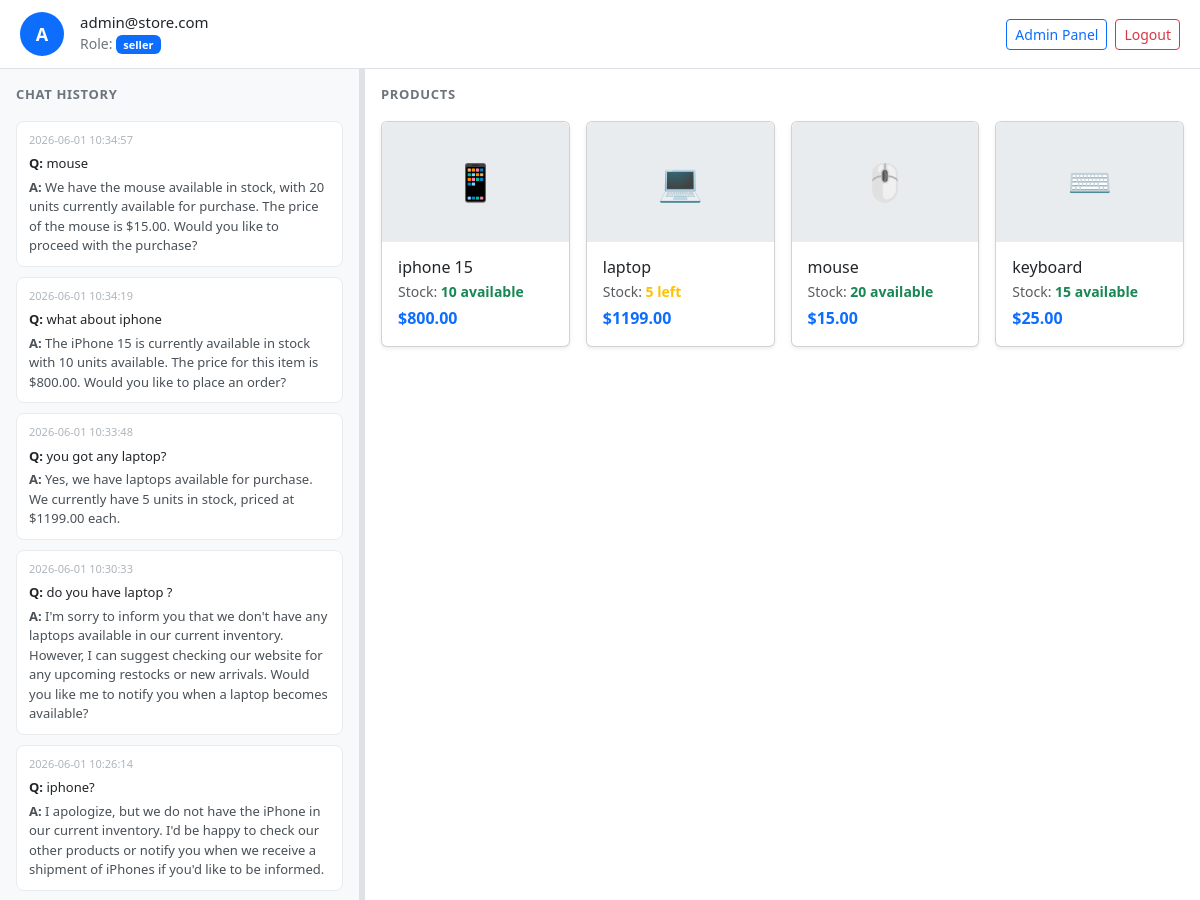
The page /dashboard (signed in, upper part) on the database as committed earlier.
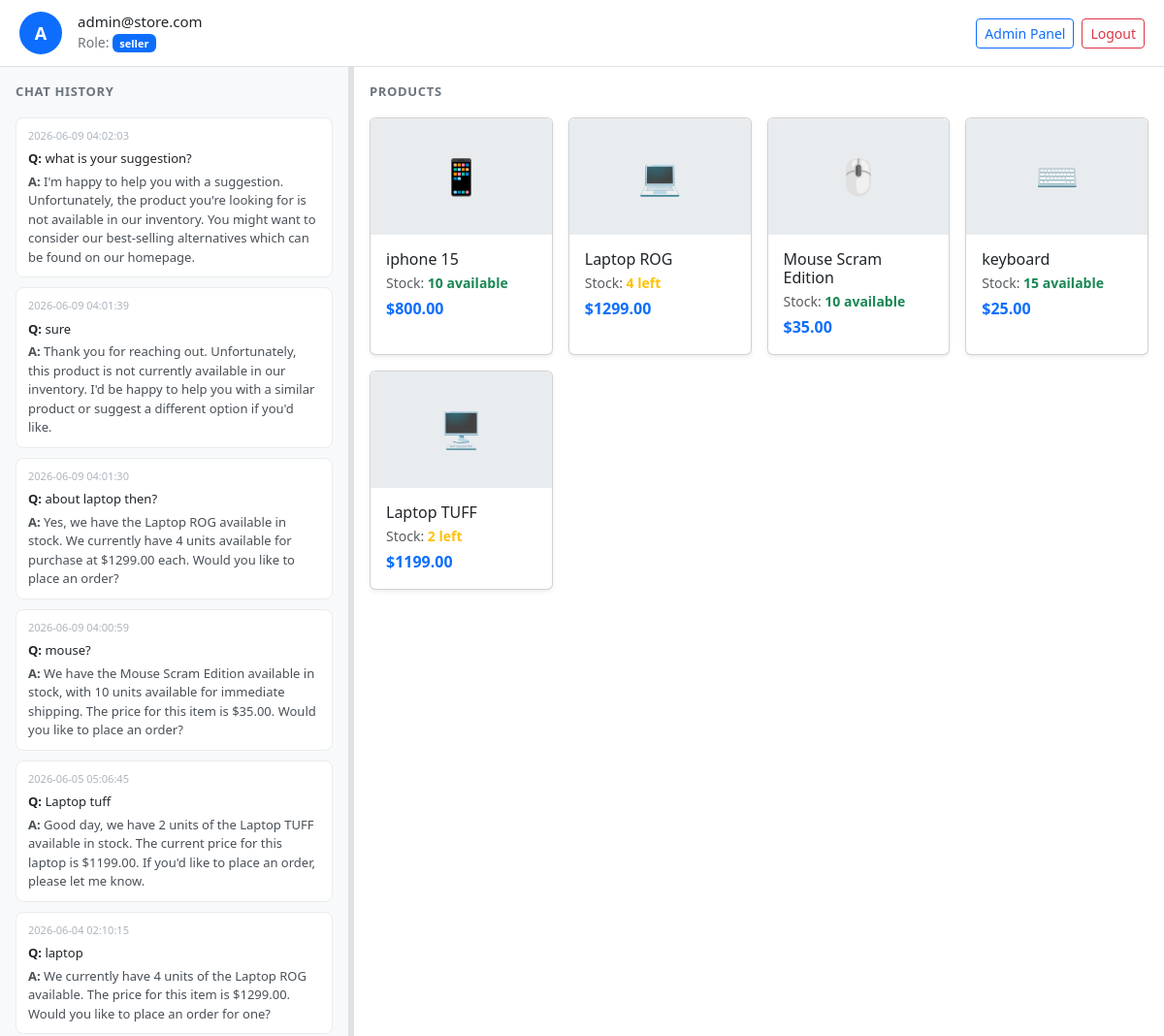
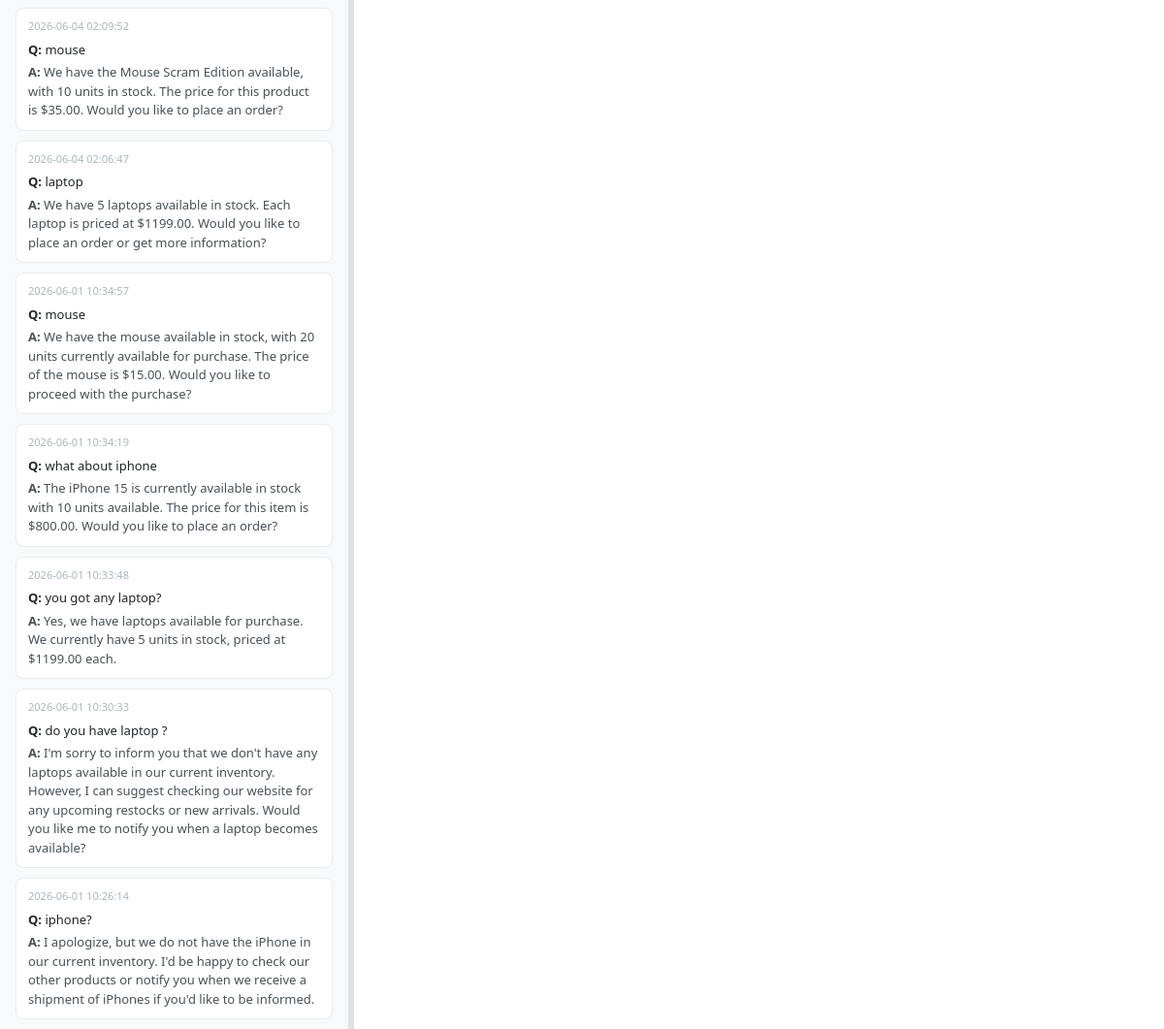
The same page on the database as committed later (2 pictures, top to bottom).
### tables this page shows
CREATE TABLE chat_history(
        id          INTEGER  PRIMARY KEY AUTOINCREMENT,
        question    TEXT     NOT NULL,
        ai_response TEXT     NOT NULL,
        platform    TEXT     NOT NULL DEFAULT 'website',
        timestamp   DATETIME DEFAULT CURRENT_TIMESTAMP
    );

CREATE TABLE products(
        id INTEGER PRIMARY KEY AUTOINCREMENT,
        name TEXT NOT NULL,
        stock INTEGER NOT NULL,
        price REAL NOT NULL
    );

### routes/user.py (the view)
@user_bp.route('/dashboard', methods=['GET', 'POST'])
def dashboard():
    if session.get('role') not in ('buyer', 'seller'):
        return redirect('/login')
    ai_response   = None
    user_question = None
    if request.method == 'POST':
        user_question = request.form['product']
        product       = search_product(user_question)
        ai_response   = get_ai_response(user_question, product)
        save_chat_history(user_question, ai_response, platform="website")
    chat_history = get_all_chat_history()
    products     = get_all_products()
    return render_template(
        'dashboard.html',
        ai_response=ai_response,
        user_question=user_question,
        chat_history=chat_history,
        products=products
    )

### database.py (called while the page is built)
def get_connection():
    return sqlite3.connect(DATABASE)

def get_all_products():
    conn = get_connection()
    cursor = conn.cursor()
    cursor.execute("SELECT * FROM products")
    products = cursor.fetchall()
    conn.close()
    return products

def get_all_chat_history():
    conn = get_connection()
    cursor = conn.cursor()
    cursor.execute(
        "SELECT * FROM chat_history ORDER BY timestamp DESC"
    )
    rows = cursor.fetchall()
    conn.close()
    return rows

### templates/dashboard.html (shortened to what this page needs)
<!DOCTYPE html>
<html lang="en">
<head>
    <link href="https://cdn.jsdelivr.net/npm/bootstrap@5.3.0/dist/css/bootstrap.min.css" rel="stylesheet">
</head>
<body>
<div class="app-wrapper">
    <div class="top-bar">
        <div class="user-avatar">
            {{ session.get('email', 'U')[0].upper() }}
        </div>
        <div class="info">
            <h6>{{ session.get('email', 'User') }}</h6>
            <small>
                Role:
                <span class="badge bg-primary" style="font-size:11px;">
                    {{ session.get('role', 'buyer') }}
                </span>
            </small>
        </div>
        <div class="d-flex gap-2 ms-auto">
            {% if session.get('role') == 'seller' %}
            <a href="/admin" class="btn btn-sm btn-outline-primary">Admin Panel</a>
            {% endif %}
            <a href="/logout" class="btn btn-sm btn-outline-danger">Logout</a>
        </div>
    </div>
    <div class="middle-section">
        <div class="left-panel" id="left-panel">
            <p class="fw-semibold mb-3" style="font-size:13px; text-transform:uppercase; letter-spacing:.05em; color:#6c757d;">
                Chat History
            </p>
            {% if chat_history %}
                {% for item in chat_history %}
                <div class="history-item">
                    <div class="ts">{{ item[4] }}</div>
                    <div class="q">
                        <strong>Q:</strong> {{ item[1] }}
                    </div>
                    <div class="a">
                        <strong>A:</strong> {{ item[2] }}
                    </div>
                </div>
                {% endfor %}
            {% else %}
                <p class="text-muted small">No history yet. Ask a question below!</p>
            {% endif %}
        </div>
        <div class="drag-handle" id="drag-handle"></div>
        <div class="right-panel" id="right-panel">
            <p class="fw-semibold mb-3" style="font-size:13px; text-transform:uppercase; letter-spacing:.05em; color:#6c757d;">
                Products
            </p>
            {% if products %}
            <div class="row g-3">
                {% for product in products %}
                <div class="col-xl-3 col-lg-4 col-md-6">
                    <div class="card h-100 shadow-sm">
                        <div class="product-img">
                            {% set icons = ['📱','💻','🖱️','⌨️','🖥️','🎧','📷','🔋'] %}
                            {{ icons[loop.index0 % icons|length] }}
                        </div>
                        <div class="card-body p-3">
                            <h6 class="card-title mb-1">{{ product[1] }}</h6>
                            <p class="mb-1 text-muted small">
                                Stock:
                                {% if product[2] > 5 %}
                                    <span class="text-success fw-semibold">{{ product[2] }} available</span>
                                {% elif product[2] > 0 %}
                                    <span class="text-warning fw-semibold">{{ product[2] }} left</span>
                                {% else %}
                                    <span class="text-danger fw-semibold">Out of stock</span>
                                {% endif %}
                            </p>
                            <p class="mb-0 fw-bold text-primary">${{ "%.2f"|format(product[3]) }}</p>
                        </div>
                    </div>
                </div>
                {% endfor %}
            </div>
            {% else %}
                <p class="text-muted small">No products available yet.</p>
            {% endif %}
        </div>
    </div>
</div>
</body>
</html>

### templates/dashboard.html (style rules this page uses)
* { box-sizing: border-box; }
html, body { height: 100%; margin: 0; overflow: hidden; font-family: system-ui, sans-serif; }
.app-wrapper { display: flex; flex-direction: column; height: 100vh; }
.top-bar { flex-shrink: 0; background: #fff; border-bottom: 1px solid #dee2e6; padding: 12px 20px; display: flex; align-items: center; gap: 16px; }
.user-avatar { width: 44px; height: 44px; border-radius: 50%; background: #0d6efd; color: #fff; display: flex; align-items: center; justify-content: center; font-size: 18px; font-weight: 700; flex-shrink: 0; }
.top-bar .info { flex: 1; }
.top-bar .info h6 { margin: 0; font-size: 15px; }
.top-bar .info small { color: #6c757d; }
.middle-section { flex: 1; display: flex; overflow: hidden; min-height: 0; }
.left-panel { width: 360px; min-width: 180px; max-width: 65%; overflow-y: auto; overflow-x: hidden; background: #f8f9fa; border-right: 1px solid #dee2e6; padding: 16px; flex-shrink: 0; }
.drag-handle { width: 5px; cursor: col-resize; background: #dee2e6; flex-shrink: 0; transition: background 0.2s; }
.right-panel { flex: 1; overflow-y: auto; padding: 16px; background: #fff; }
.product-img { height: 120px; display: flex; align-items: center; justify-content: center; font-size: 36px; background: #e9ecef; border-radius: 6px 6px 0 0; }
.history-item { background: #fff; border: 1px solid #e9ecef; border-radius: 8px; padding: 10px 12px; margin-bottom: 10px; font-size: 13px; }
.history-item .q { color: #212529; margin-bottom: 4px; }
.history-item .a { color: #495057; }
.history-item .ts { color: #adb5bd; font-size: 11px; margin-bottom: 6px; }

Rows that differ between the two databases and show on the page:
added chat_history: timestamp "2026-06-09 04:02:03", question "what is your suggestion?", ai_response "I'm happy to help you with a suggestion. Unfortunately, the product you're looking for is not available in our inventory. You might want to consider our best-selling alternatives which can be found on our homepage."
added chat_history: timestamp "2026-06-09 04:01:39", question "sure", ai_response "Thank you for reaching out. Unfortunately, this product is not currently available in our inventory. I'd be happy to help you with a similar product or suggest a different option if you'd like."
added chat_history: timestamp "2026-06-09 04:01:30", question "about laptop then?", ai_response "Yes, we have the Laptop ROG available in stock. We currently have 4 units available for purchase at $1299.00 each. Would you like to place an order?"
added chat_history: timestamp "2026-06-09 04:00:59", question "mouse?", ai_response "We have the Mouse Scram Edition available in stock, with 10 units available for immediate shipping. The price for this item is $35.00. Would you like to place an order?"
added chat_history: timestamp "2026-06-05 05:06:45", question "Laptop tuff", ai_response "Good day, we have 2 units of the Laptop TUFF available in stock. The current price for this laptop is $1199.00. If you'd like to place an order, please let me know."
added chat_history: timestamp "2026-06-04 02:10:15", question "laptop", ai_response "We currently have 4 units of the Laptop ROG available. The price for this item is $1299.00. Would you like to place an order for one?"
added chat_history: timestamp "2026-06-04 02:09:52", question "mouse", ai_response "We have the Mouse Scram Edition available, with 10 units in stock. The price for this product is $35.00. Would you like to place an order?"
added chat_history: timestamp "2026-06-04 02:06:47", question "laptop", ai_response "We have 5 laptops available in stock. Each laptop is priced at $1199.00. Would you like to place an order or get more information?"
changed products: name "laptop" → "Laptop ROG"; stock "5" → "4"; price "1199.00" → "1299.00"
changed products: name "mouse" → "Mouse Scram Edition"; stock "20" → "10"; price "15.00" → "35.00"
added products: icons "🖥️", name "Laptop TUFF", stock "2", price "1199.00"
